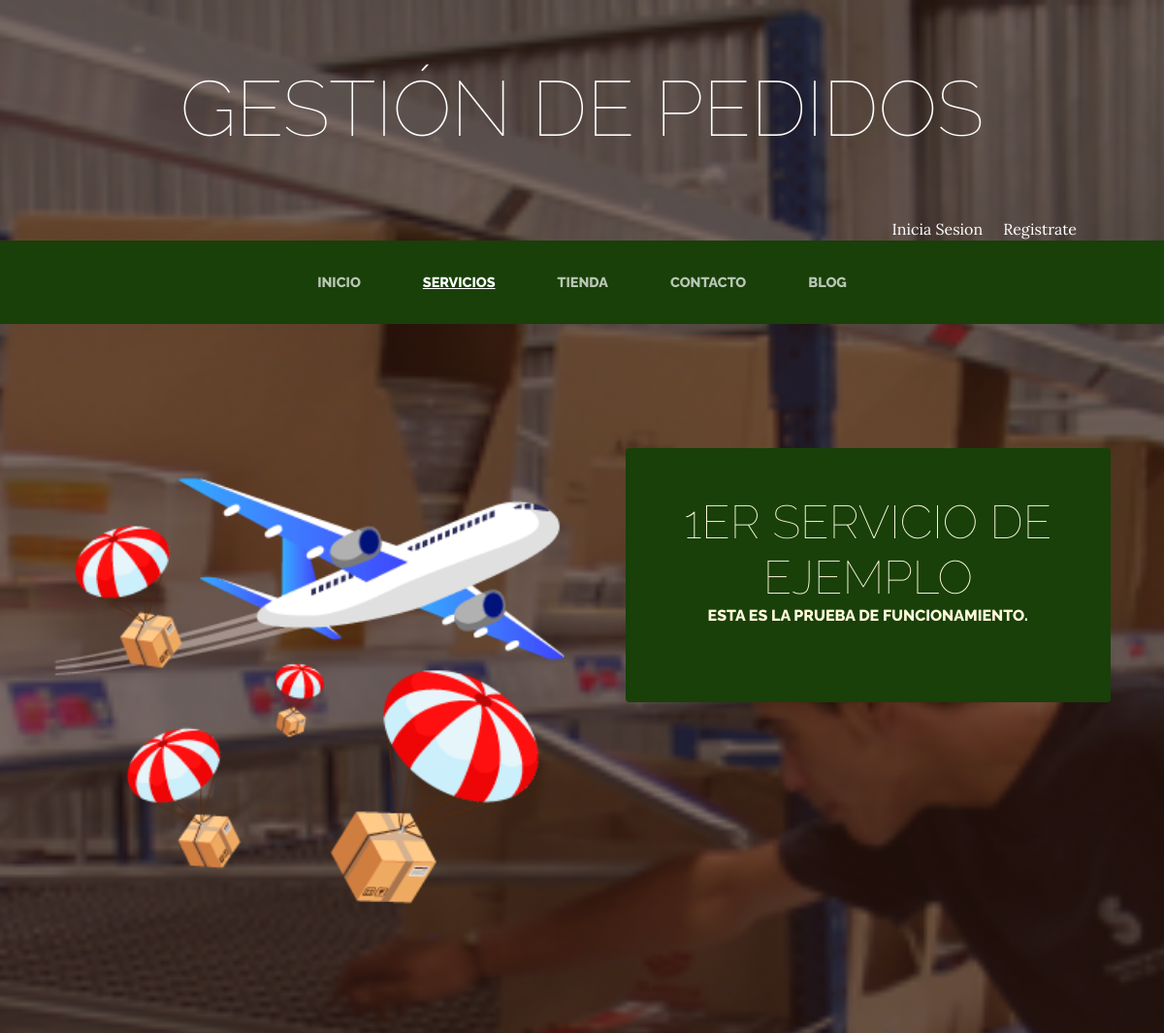
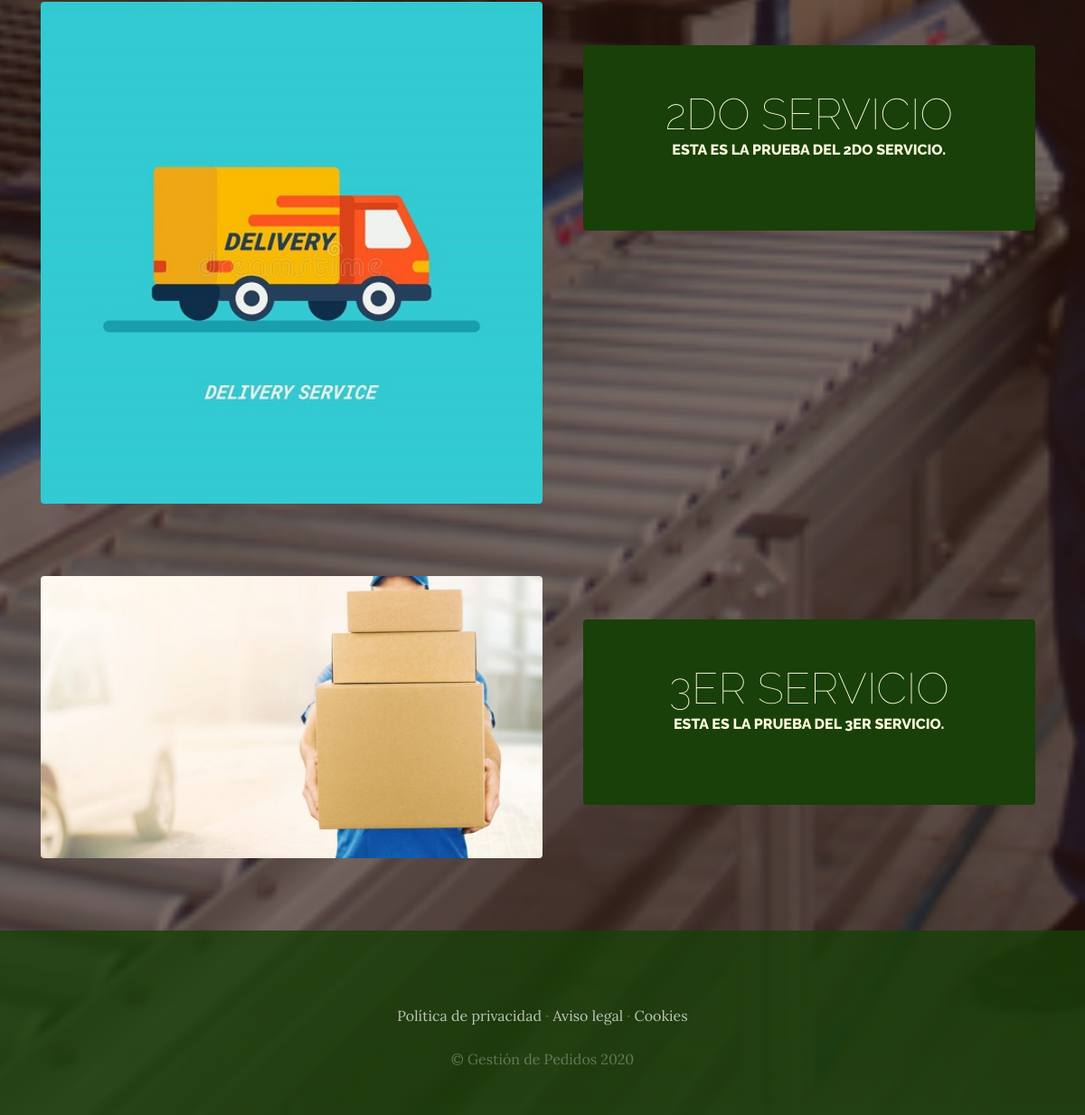
The app's page /servicios/ with its own data (2 pictures, top to bottom).
### servicios/models.py (models this page shows, shortened)
class Servicio(models.Model):
    titulo=models.CharField(max_length=50)
    contenido=models.CharField(max_length=50)
    imagen=models.ImageField(upload_to='servicios')
    created=models.DateTimeField(auto_now_add=True)
    updated=models.DateTimeField(auto_now_add=True)
    class Meta:
        verbose_name='servicio'
        verbose_name_plural='servicios'

### servicios/views.py (the view)
# urls.py: path('servicios/', include('servicios.urls')),
def servicios(request):
    servicios=Servicio.objects.all()
    return render(request, "servicios/servicios.html", {"servicios": servicios})

### carro/context_processor.py (called while the page is built)
def importe_total_carro(request):
    total=0
    if request.user.is_authenticated:
        for key, value in request. session["carro"].items():
            total=total+float(value["precio"])
    else:
        total="Para ver el total debes iniciar sesion"
    return {"importe_total_carro":total}

### servicios/templates/servicios/servicios.html
{% extends "ProyectoWebApp/base.html" %}
{% load static %}
{% block content %}
    {% for servicio in servicios %}
    <section class="page-section clearfix">
        <div class="container">
          <div class="intro">
            <img class="intro-img img-fluid mb-3 mb-lg-0 rounded" src="{{servicio.imagen.url}}" alt="" style="width: 50%;">
            <div class="intro-text left-0 text-center bg-faded p-5 rounded">
              <h2 class="section-heading mb-4" >
                <span class="section-heading-lower">{{servicio.titulo}}</span>
                <span class="section-heading-upper">{{servicio.contenido}}</span>
              </h2>
            </div>
          </div>
        </div>
      </section>
    {% endfor %}
{% endblock %}

### ProyectoWebApp/templates/proyectoWebApp/base.html (shortened to what this page needs)
<html>
<head>
  {% load static %}
    <link href="{% static 'ProyectoWebApp/vendor/bootstrap/css/bootstrap.min.css'%}" rel="stylesheet">
    <link href=" {% static 'ProyectoWebApp/css/gestion.css' %}" rel="stylesheet">
</head>
<body>
    <h1 class="site-heading text-center text-white d-none d-lg-block">
        <span class="site-heading-lower">Gestión de Pedidos</span>
      </h1>
      <div style="text-align: right;margin-right: 90px;color: white;">
      {% if user.is_authenticated %}
      Hola {{ user.username }} &nbsp; &nbsp; <a href="{% url 'cerrar_sesion' %}" style="color: white;">Cerrar sesion</a>
      {% else %}
      <a href="{% url 'logear' %}" style="color: white;">Inicia Sesion</a> &nbsp; &nbsp; <a href="{% url 'autenticacion' %}" style="color: white;">Registrate</a>
      {% endif %}
      </div>
 <nav class="navbar navbar-expand-lg navbar-dark py-lg-4" id="mainNav">
    <div class="container">
      <div class="collapse navbar-collapse" id="navbarResponsive">
        <ul class="navbar-nav mx-auto">
          <li class="nav-item {%  if request.path == '/' %} active {% endif %} px-lg-4">
            <a class="nav-link text-uppercase text-expanded" href="{% url 'Inicio' %}">Inicio</a>
          </li>
          <li class="nav-item {%  if request.path == '/servicios/' %} active {% endif %} px-lg-4">
            <a class="nav-link text-uppercase text-expanded" href="{% url 'Servicios' %}">Servicios</a>
          </li>
          <li class="nav-item {%  if request.path == '/tienda/' %} active {% endif %} px-lg-4">
            <a class="nav-link text-uppercase text-expanded" href="{% url 'Tienda' %}">Tienda</a>
          </li>
          <li class="nav-item {%  if request.path == '/contacto/' %} active {% endif %} px-lg-4">
            <a class="nav-link text-uppercase text-expanded" href="{% url 'Contacto' %}">Contacto</a>
          </li>
          <li class="nav-item {%  if request.path|slice:':6' == '/blog/' %} active {% endif %} px-lg-4">
            <a class="nav-link text-uppercase text-expanded" href="{% url 'Blog' %}">Blog</a>
          </li>
        </ul>
      </div>
    </div>
  </nav>
  {% block content %}
  {% endblock %}
    <footer class="footer text-faded text-center py-5">
      <div class="container">
        <p class="m-0 mbt">
        	<a href="sample.html" class="link">Política de privacidad</a> ·
        	<a href="sample.html" class="link">Aviso legal</a> ·
        	<a href="sample.html" class="link">Cookies</a>
		</p>
        <p class="m-0 mbt1">&copy; Gestión de Pedidos 2020</p>
      </div>
	</footer>
</body>
</html>

### ProyectoWebApp/static/ProyectoWebApp/css/gestion.css (style rules this page uses)
body { font-family: 'Lora'; background: linear-gradient(rgba(47, 23, 15, 0.65), rgba(47, 23, 15, 0.65)), url("../img/bg_main.jpg"); background-attachment: fixed; background-position: center; background-size: cover; }
h1, h2, h3, h4, h5, h6 { font-family: 'Raleway'; }
p { line-height: 1.75; }
.text-faded { color: rgba(255, 255, 255, 0.3); }
.site-heading { margin-top: 5rem; margin-bottom: 5rem; text-transform: uppercase; line-height: 1; font-family: 'Raleway'; }
.site-heading .site-heading-lower { font-size: 5rem; font-weight: 100; line-height: 4rem; }
.page-section { margin-top: 5rem; margin-bottom: 5rem; }
.section-heading { text-transform: uppercase; }
.section-heading .section-heading-upper { display: block; font-size: 1rem; font-weight: 800; padding-bottom:.5rem; }
.section-heading .section-heading-lower { display: block; font-size: 3rem; font-weight: 100; }
.bg-faded { background-color: rgba(255, 255, 255, 0.85); }
#mainNav { background-color: rgba(24, 64, 8); font-family: 'Raleway'; }
#mainNav .navbar-nav .nav-item .nav-link { color: rgba(255, 255, 255, 0.7); font-weight: 800; }
#mainNav .navbar-nav .nav-item.active .nav-link { color: #ffffff; text-decoration: underline; }
@media (min-width: 992px) { #mainNav .navbar-nav .nav-item .nav-link { font-size: 0.9rem; } }
.intro { position: relative; }
@media (min-width: 992px) { .intro .intro-img { width: 75%; float: left; } }
@media (min-width: 992px) { .intro .intro-text { left: 600; width: 60%; margin-top: 3rem; background-color: rgba(24, 64, 8); color: cornsilk; position: absolute; } }
@media (min-width: 1200px) { .intro .intro-text { width: 45%; } }
.footer { background-color: rgba(24, 64, 8, 0.8); }
.mbt { padding-top: 2rem; }
.mbt1 { padding-top: 1.25rem; }
a.link { color: rgba(255, 255, 255, 0.7); }

### records on screen
Servicio: imagen (picture), titulo "1ER SERVICIO DE EJEMPLO", contenido "ESTA ES LA PRUEBA DE FUNCIONAMIENTO."
Servicio: imagen (picture), titulo "2DO SERVICIO", contenido "ESTA ES LA PRUEBA DEL 2DO SERVICIO."
Servicio: imagen (picture), titulo "3ER SERVICIO", contenido "ESTA ES LA PRUEBA DEL 3ER SERVICIO."
